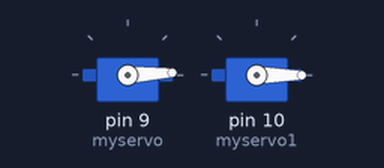
The sketch below on a simulated Arduino Uno, built with avr-gcc and run on an emulated ATmega328P. Parts: 2 × servo.

Above: at 0.05 s.
At 1.35 s:
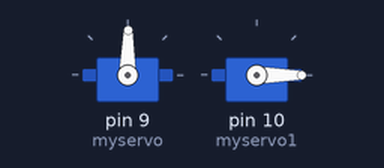
At 2.65 s:
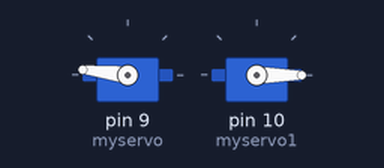
At 5.25 s:
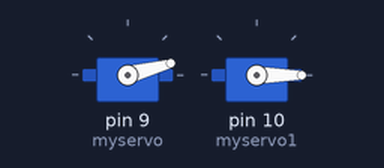
Timing chart, 0 to 7.1 s (numbered marks = the images above):
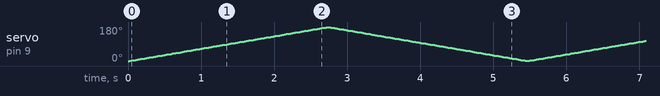

The sketch:

Mega_Final.ino
```cpp
// #include <Wire.h>

// void setup()
// {
//   Wire.begin(2);                // join i2c bus with address #2
//   Wire.onRequest(requestEvent); // register event
// }

// void loop()
// {
//   delay(100);
// }

// // function that executes whenever data is requested by master
// // this function is registered as an event, see setup()
// void requestEvent()
// {
//   Wire.write("hello "); // respond with message of 6 bytes
//                        // as expected by master
// }
//

// #include <Wire.h>


// void setup()
// {
//   Wire.begin();

//   Serial.begin(9600);
//   Serial.println("\nI2C Scanner");
// }


// void loop()
// {
//   byte error, address;
//   int nDevices;

//   Serial.println("Scanning...");

//   nDevices = 0;
//   for(address = 1; address < 127; address++ )
//   {
//     // The i2c_scanner uses the return value of
//     // the Write.endTransmisstion to see if
//     // a device did acknowledge to the address.
//     Wire.beginTransmission(address);
//     error = Wire.endTransmission();

//     if (error == 0)
//     {
//       Serial.print("I2C device found at address 0x");
//       if (address<16)
//         Serial.print("0");
//       Serial.print(address,HEX);
//       Serial.println("  !");

//       nDevices++;
//     }
//     else if (error==4)
//     {
//       Serial.print("Unknow error at address 0x");
//       if (address<16)
//         Serial.print("0");
//       Serial.println(address,HEX);
//     }
//   }
//   if (nDevices == 0)
//     Serial.println("No I2C devices found\n");
//   else
//     Serial.println("done\n");

//   delay(5000);           // wait 5 seconds for next scan
// }


// #include <Servo.h>

// void setup(){
// 	//MegaCommSetup();
// }

// void loop(){
// 	//MegaCommLoop();

// }


#include <Servo.h>

Servo myservo;  // create servo object to control a servo
                // a maximum of eight servo objects can be created
Servo myservo1;

int pos = 0;    // variable to store the servo position

void setup()
{
  myservo.attach(9);  // attaches the servo on pin 9 to the servo object
  myservo1.attach(10);
}


void loop()
{
  for(pos = 0; pos < 180; pos += 1)  // goes from 0 degrees to 180 degrees
  {                                  // in steps of 1 degree
    myservo.write(pos);              // tell servo to go to position in variable 'pos'
                           // waits 15ms for the servo to reach the position
  	myservo1.write(-pos);
  	delay(15);
  }
  for(pos = 180; pos>=1; pos-=1)     // goes from 180 degrees to 0 degrees
  {
    myservo.write(pos);              // tell servo to go to position in variable 'pos'
                           // waits 15ms for the servo to reach the position
    myservo1.write(-pos);
    delay(15);
  }
}
```

Mega_Comm.ino
```cpp
#include <Wire.h>

void MegaCommSetup(){
	Wire.begin(4);                // join i2c bus with address #4
	Wire.onReceive(receiveEvent); // register event
	Serial.begin(9600);           // start serial for output
}

void MegaCommLoop(){
	delay(100);
}

// function that executes whenever data is received from master
// this function is registered as an event, see setup()
void receiveEvent(int howMany){
	while(1 < Wire.available()){ // loop through all but the last
		char c = Wire.read(); // receive byte as a character
		Serial.print(c);         // print the character
  	}
	int x = Wire.read();    // receive byte as an integer
	Serial.println(x);         // print the integer
}
```
